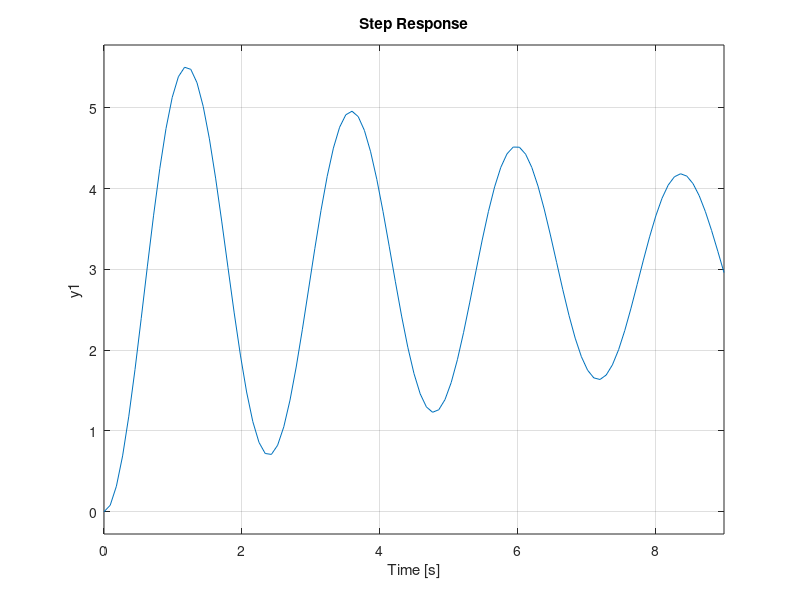

Here is the MATLAB script that generated this plot: (Note: this script raises an error after producing the figure.)
m = 1;
b = 0.5;
k = 0.25;
transfer_fnc = tf(1, [m,b,k]);
kp = 6.71926735265958;
ki = 1.97608543136126;
kd = 0;
c = pid(kp, ki, kd);
T = feedback(c*transfer_fnc, 1);
step(3*T, 9)
info = stepinfo(T)
